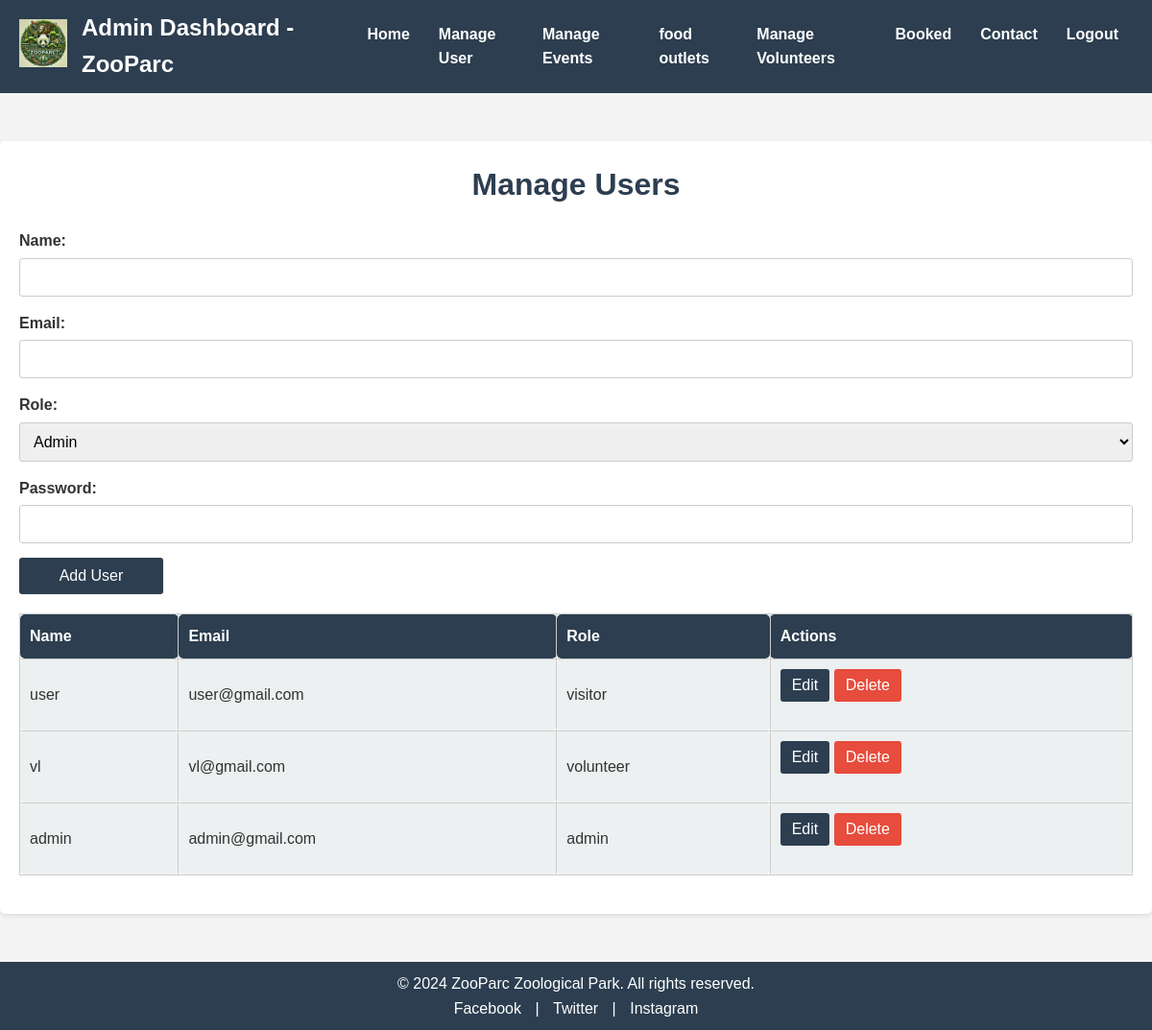
Page /Manageuser.php on the committed database.
### tables this page shows
CREATE TABLE `users` (
  `user_id` int(11) NOT NULL,
  `name` varchar(100) DEFAULT NULL,
  `email` varchar(100) DEFAULT NULL,
  `password` varchar(255) DEFAULT NULL,
  `role` enum('admin','volunteer','visitor') DEFAULT 'visitor',
  `registration_date` timestamp NOT NULL DEFAULT current_timestamp()
);

### Manageuser.php (the view, shortened to what this page needs)
<!DOCTYPE html>
<html lang="en">
<head>
    <link rel="stylesheet" href="css/manage-users.css">
</head>
<body>
<?php include('php/admin-header.php'); ?>
<main>
    <section class="user-management">
        <h2>Manage Users</h2>
        <?php
        $conn = new mysqli('localhost', 'root', '', 'zoo');
        $sql = "SELECT * FROM Users";
        $result = $conn->query($sql);
        ?>
        <form action="Manageuser.php" method="POST">
            <label for="name">Name:</label>
            <input type="text" name="name" id="name" required>
            <label for="email">Email:</label>
            <input type="email" name="email" id="email" required>
            <label for="role">Role:</label>
            <select name="role" id="role">
                <option value="admin">Admin</option>
            </select>
            <label for="password" id="password-label">Password:</label>
            <input type="password" name="password" id="password" required>
            <input type="submit" id="submit-button" value="Add User">
        </form>
        <table>
            <thead>
                <tr>
                    <th>Name</th>
                    <th>Email</th>
                    <th>Role</th>
                    <th>Actions</th>
                </tr>
            </thead>
            <tbody>
                <?php
                if ($result->num_rows > 0) {
                    while($row = $result->fetch_assoc()) {
                        echo "<tr>
                                <td>{$row['name']}</td>
                                <td>{$row['email']}</td>
                                <td>{$row['role']}</td>
                                <td>
                                    <button type='button' onclick='editUser({$row['user_id']}, \"{$row['name']}\", \"{$row['email']}\", \"{$row['role']}\")' class='edit-btn'>Edit</button>
                                    <form id='delete-form-{$row['user_id']}' action='Manageuser.php' method='POST' style='display:inline-block;'>
                                        <input type='hidden' name='delete_user_id' value='{$row['user_id']}'>
                                        <button type='button' onclick='confirmDelete({$row['user_id']})' class='delete-btn'>Delete</button>
                                    </form>
                                </td>
                            </tr>";
                    }
                } else {
                    echo "<tr><td colspan='4'>No users found.</td></tr>";
                }
                ?>
            </tbody>
        </table>
    </section>
</main>
<?php include('php/footer.php'); ?>
</body>
</html>

### css/manage-users.css (style rules this page uses)
* { margin: 0; padding: 0; box-sizing: border-box; }
body { font-family: 'Arial', sans-serif; line-height: 1.6; background-color: #f4f4f4; color: #333; }
main { max-width: 1200px; margin: 50px auto; padding: 20px; background-color: #fff; border-radius: 5px; box-shadow: 0 2px 5px rgba(0, 0, 0, 0.1); text-align: center; }
.user-management h2 { font-size: 2rem; color: #2c3e50; margin-bottom: 20px; }
form { display: flex; flex-direction: column; margin-bottom: 20px; }
form label { margin-bottom: 5px; text-align: left; font-weight: bold; }
form input[type="text"], form input[type="email"], form input[type="password"], form select { padding: 10px; margin-bottom: 15px; border: 1px solid #ccc; border-radius: 3px; font-size: 1rem; }
form input[type="submit"] { background-color: #2c3e50; color: #fff; border: none; padding: 10px; width: 150px; border-radius: 3px; cursor: pointer; font-size: 1rem; transition: background-color 0.3s; }
table { width: 100%; border-collapse: collapse; margin-bottom: 20px; }
table, th, td { border: 1px solid #ccc; border-radius: 5px; padding: 10px; text-align: left; }
table th { background-color: #2c3e50; color: #fff; }
table td { background-color: #ecf0f1; }
button.edit-btn, button.delete-btn { border: none; padding: 8px 12px; border-radius: 3px; cursor: pointer; font-size: 1rem; transition: background-color 0.3s; }
button.edit-btn { background-color: #2c3e50; color: #fff; }
button.delete-btn { background-color: #e74c3c; color: #fff; }

### rows in the picture
users: name "user", email "user@gmail.com", role "visitor"
users: name "vl", email "vl@gmail.com", role "volunteer"
users: name "admin", email "admin@gmail.com", role "admin"
